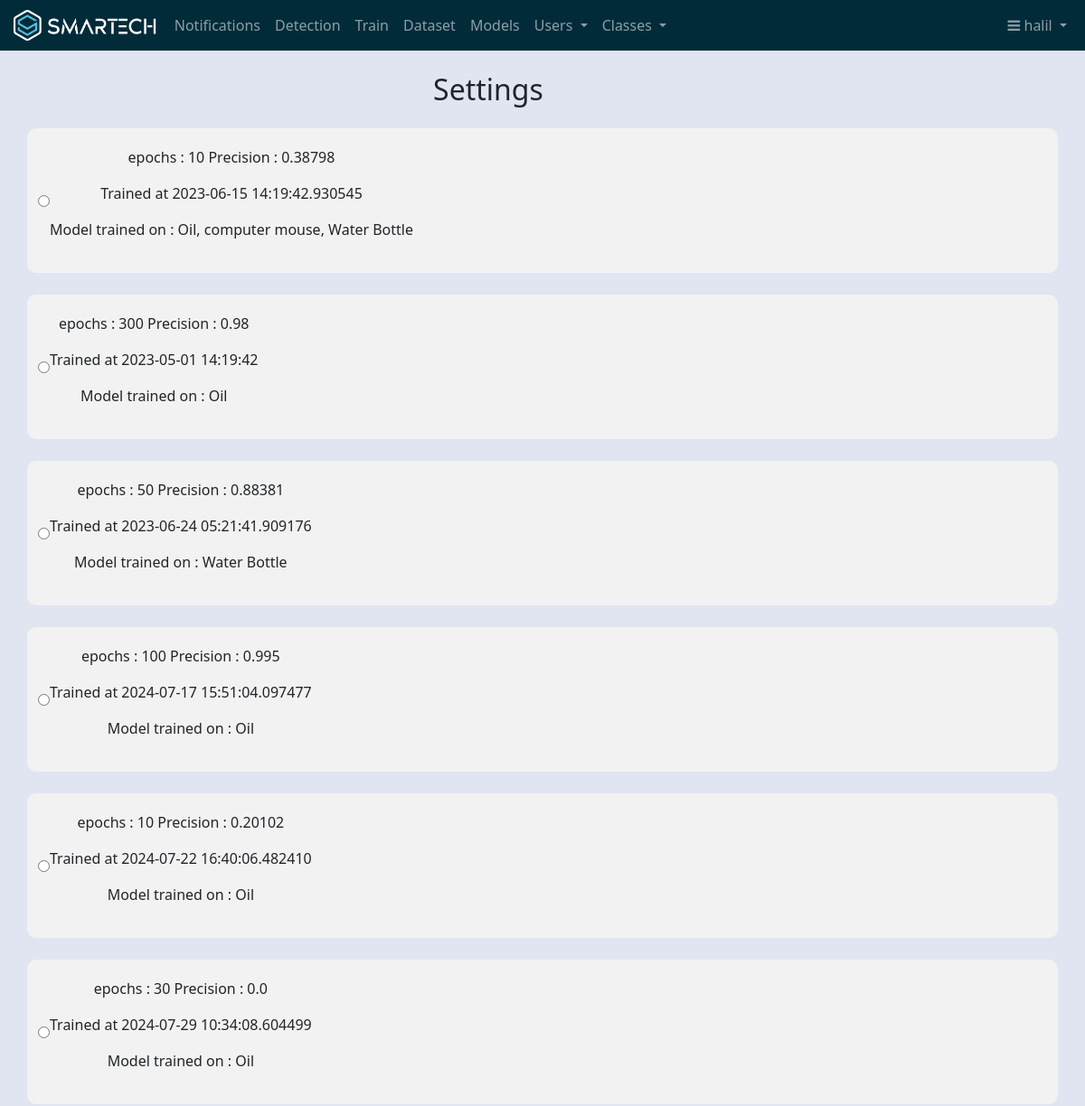
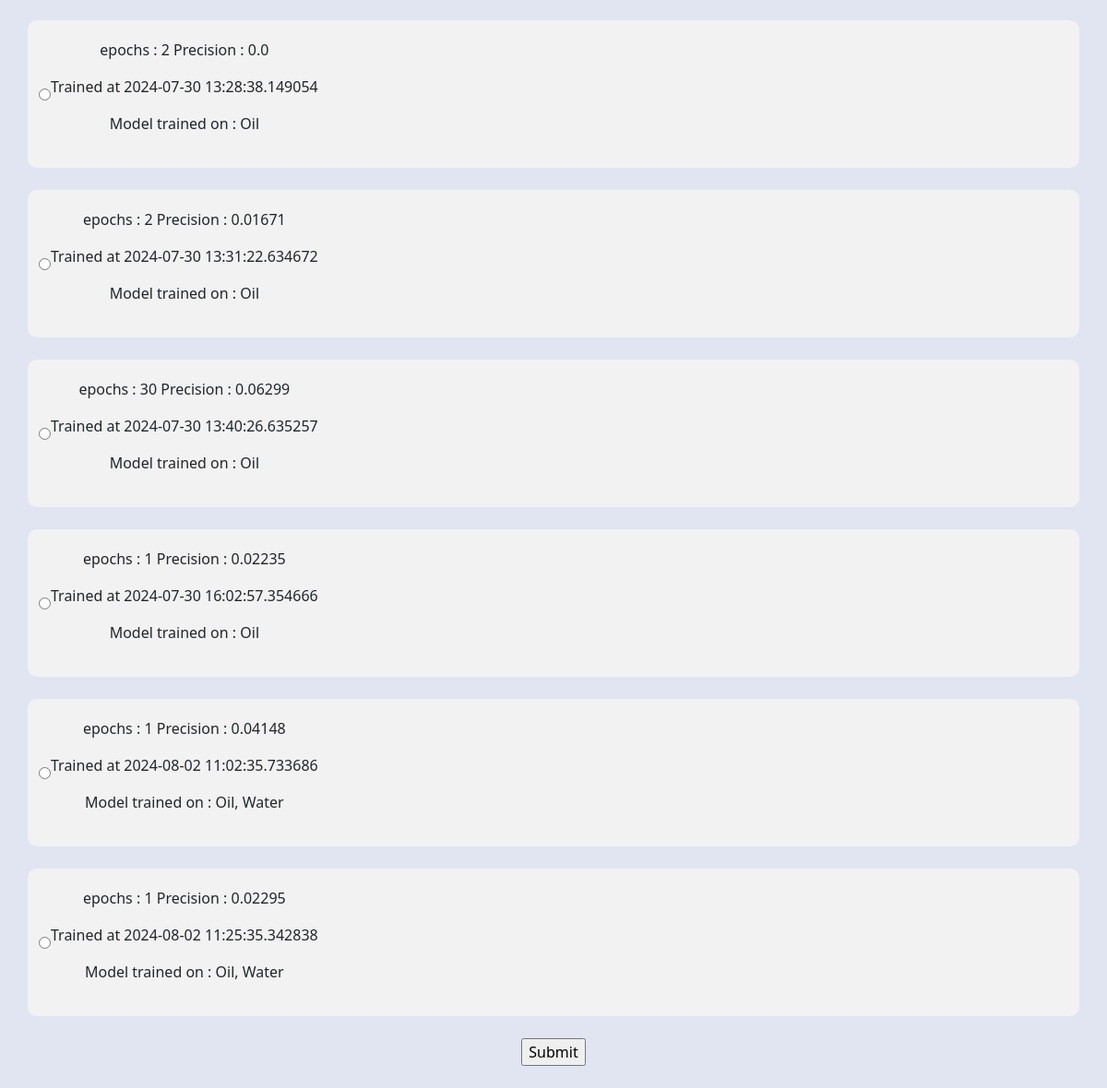
Page /settings (signed in) on the committed database (2 pictures, top to bottom).
### app.py (models this page shows, shortened)
class Users(db.Model, UserMixin):
    id = db.Column(db.Integer, unique=True, nullable=False, primary_key=True)
    name = db.Column(db.String(80), nullable=False)
    username = db.Column(db.String(80), unique=True, nullable=False)
    password_hashed = db.Column(db.String(128), nullable=False)
    role = db.Column(db.String(10), nullable=False)
    @property
    def password(self):
        raise AttributeError('Password is not a readable attribute !')

class TrainingData(db.Model):
    __tablename__ = 'TrainingData'
    id = db.Column(db.Integer, primary_key=True)
    epochs = db.Column(db.Integer, nullable=False)
    patience = db.Column(db.Integer, nullable=False)
    batch_size = db.Column(db.Integer, nullable=False)
    learning_rate = db.Column(db.Float, nullable=False)
    created_at = db.Column(db.DateTime, default=datetime.now)
    folder_name = db.Column(db.String(100), nullable=False)
    precision = db.Column(db.Float, nullable=False)
    classes_detected= db.Column(db.String(100), nullable=False)
    selected = db.Column(db.String(10), nullable=False)

### app.py (the view)
@app.route('/settings', methods=['GET', 'POST'])
@login_required
def settings():
    Admin = current_user.role
    if request.method == 'POST':
        new_model_folder = request.form.get('model')
        selected_model = TrainingData.query.filter_by(folder_name=new_model_folder).first()
        reset_selected()
        selected_model.selected = "True"
        db.session.commit()
        detection_model_folder = "models/model_used/"
        selected_model_folder = selected_model.folder_name
        delete_files_in_folder(detection_model_folder)
        copy_file_in_folder(selected_model_folder,detection_model_folder,"best.pt")
        class_list = Classes.query.all()
        return redirect(url_for('settings'))
    else:
        model_list = TrainingData.query.all()
        if Admin == "Admin":
            return render_template('settings.html', models=model_list)
        else:
            flash("sorry you must be an Admin to access this page")
            return redirect(url_for('dashboard'))

### app.py (called while the page is built)
@login_manager.user_loader
def load_user(user_id):
	return Users.query.get(int(user_id))

### templates/settings.html (shortened to what this page needs)
<!DOCTYPE html>
<html>
  <head>
  </head>
  <body>
    {% extends 'base.html' %}
    {% block content %}
    <div class="containermain">
    <h2 class="centered-heading">Settings</h2>
        <form action="{{ url_for('settings') }}" method="POST">
        {% for model in models %}
              <div class="container">
                <input type="radio" id="{{ model.id }}" name="model" value="{{ model.folder_name }}">
                <label for="{{ model.id }}">
                  <div class="text">
                    <p>epochs : {{ model.epochs }}    Precision : {{ model.precision }}</p>
                    <p>Trained at {{ model.created_at }}</p>
                    <p>Model trained on : {{ model.classes_detected }}</p>
                  </div>
                </label>
              </div>
        {% endfor %}
    <input type="submit" value="Submit">
  </form>
    {% endblock %}

### templates/base.html (shortened to what this page needs)
<!doctype html>
<html lang="en">
  <head>
    <link href="https://cdn.jsdelivr.net/npm/bootstrap@5.0.2/dist/css/bootstrap.min.css" rel="stylesheet">
  </head>
  <body style="background-color: #e1e5f2;" >
    {% include 'navbar.html' %}
    <main>
      {% block content %}
      {% endblock %}
    </main>
  </body>
</html>

### templates/navbar.html (shortened to what this page needs)
<head>
  <link rel="stylesheet" href="https://cdnjs.cloudflare.com/ajax/libs/font-awesome/4.7.0/css/font-awesome.min.css">
</head>
<nav class="navbar navbar-expand-lg navbar-dark  " style="background-color:#022B3A">
  <div class="container-fluid">
    <img src="/static/images/White_Blue.png" alt="Smartech Logo" style="height: 40px; margin-right: 10px;">
    <div class="collapse navbar-collapse" id="navbarSupportedContent">
      <ul class="navbar-nav me-auto mb-2 mb-lg-0">
        {% if current_user.role == "Admin" or current_user.role == "User" %}
        <li class="nav-item {% if request.path == url_for('notifications') %}active{% endif %}"><a class="nav-link"
            href="{{ url_for('notifications') }}">Notifications</a></li>
        <li class="nav-item {% if request.path == url_for('dashboard') %}active{% endif %}"><a class="nav-link"
            href="{{ url_for('dashboard') }}">Detection</a></li>
        {% endif %}
        {% if current_user.role == "Admin" %}
        <li class="nav-item {% if request.path == url_for('train') %}active{% endif %}"><a class="nav-link"
            href="{{ url_for('train') }}">Train</a></li>
        <li class="nav-item {% if request.path == url_for('dataset') %}active{% endif %}"><a class="nav-link"
            href="{{ url_for('dataset') }}">Dataset</a></li>
        <li class="nav-item {% if request.path == url_for('models') %}active{% endif %}"><a class="nav-link"
            href="{{ url_for('models') }}">Models</a></li>
        <li
          class="nav-item dropdown  {% if request.path == url_for('users') or request.path == url_for('addUserH') %}active{% endif %}">
          <a class="nav-link dropdown-toggle" href="#" id="navbarDarkDropdownMenuLink" role="button"
            data-bs-toggle="dropdown" aria-expanded="false">
            Users
          </a>
        </li>
        <li
          class="nav-item dropdown  {% if request.path == url_for('get_classes') or request.path == url_for('add_class') %}active{% endif %}">
          <a class="nav-link dropdown-toggle" href="#" id="navbarDarkDropdownMenuLink" role="button"
            data-bs-toggle="dropdown" aria-expanded="false">
            Classes
          </a>
        </li>
        {% endif %}
      </ul>
      {% if current_user.role == "Admin" or current_user.role == "User" %}
      <ul class="navbar-nav">
        <li class="nav-item dropdown">
          <a class="nav-link dropdown-toggle" href="#" id="navbarDarkDropdownMenuLink" role="button"
            data-bs-toggle="dropdown" aria-expanded="false">
            <i class="fa fa-bars"></i> {{ current_user.name }}
          </a>
        </li>
      </ul>
      {% endif %}
    </div>
  </div>
</nav>

### templates/settings.html (style rules this page uses)
.containermain { text-align: center; align-items: center; margin-bottom: 2%; }
.centered-heading { margin-top: 2%; margin-bottom: 2%; margin-right: 10%; display: inline-block; }
.container { width: 40%; margin: auto; text-align: center; background-color: #f2f2f2; padding: 20px; border-radius: 10px; }
.container { display: flex; align-items: center; text-align: center; margin-bottom: 2%; }

### rows in the picture
Users: name "halil"
TrainingData: epochs "10", precision "0.38798", created_at "2023-06-15 14:19:42.930545", classes_detected "Oil, computer mouse, Water Bottle"
TrainingData: epochs "300", precision "0.98", created_at "2023-05-01 14:19:42", classes_detected "Oil"
TrainingData: epochs "50", precision "0.88381", created_at "2023-06-24 05:21:41.909176", classes_detected "Water Bottle"
TrainingData: epochs "100", precision "0.995", created_at "2024-07-17 15:51:04.097477", classes_detected "Oil"
TrainingData: epochs "10", precision "0.20102", created_at "2024-07-22 16:40:06.482410", classes_detected "Oil"
TrainingData: epochs "30", precision "0.0", created_at "2024-07-29 10:34:08.604499", classes_detected "Oil"
TrainingData: epochs "2", precision "0.0", created_at "2024-07-30 13:28:38.149054", classes_detected "Oil"
TrainingData: epochs "2", precision "0.01671", created_at "2024-07-30 13:31:22.634672", classes_detected "Oil"
TrainingData: epochs "30", precision "0.06299", created_at "2024-07-30 13:40:26.635257", classes_detected "Oil"
TrainingData: epochs "1", precision "0.02235", created_at "2024-07-30 16:02:57.354666", classes_detected "Oil"
TrainingData: epochs "1", precision "0.04148", created_at "2024-08-02 11:02:35.733686", classes_detected "Oil, Water"
TrainingData: epochs "1", precision "0.02295", created_at "2024-08-02 11:25:35.342838", classes_detected "Oil, Water"
